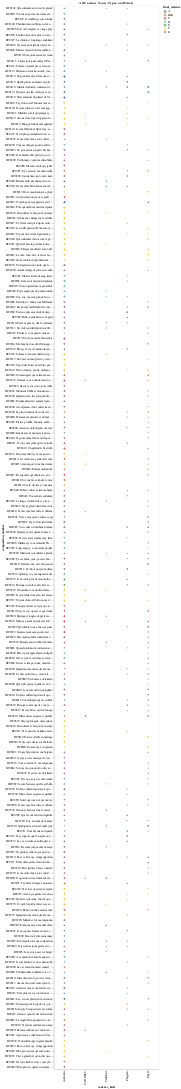

Notebook code cell kept with this figure:
### Markdown cell above
## Distribution of Cadence Tones, Types and Finals for Corpus

### Code cell
# table of pieces with details via hover

tone_diagram = alt.Chart(cadence_data).mark_circle().encode(
    x='cadence_kind',
    y='composition_number',
    color='final_cadence',
    tooltip=['phrase_number', 'cadence_final_tone', 'cadence_kind']
).properties(
    width=400,
    title='All Cadence Tones, Types, and Finals'
)

tone_diagram

### Figure 1 — Vega-Lite specification as saved in the notebook (floating-point values rounded to 4 significant figures; data arrays with more than 128 entries replaced by an {"elided": "..."} marker saying what was removed)
{"config": {"view": {"continuousWidth": 400, "continuousHeight": 300}}, "data": {"name": "data-5ff6d8d6a7539d7efa2f0db2a7035fe8"}, "mark": "circle", "encoding": {"color": {"type": "nominal", "field": "final_cadence"}, "tooltip": [{"type": "nominal", "field": "phrase_number"}, {"type": "nominal", "field": "cadence_final_tone"}, {"type": "nominal", "field": "cadence_kind"}], "x": {"type": "nominal", "field": "cadence_kind"}, "y": {"type": "nominal", "field": "composition_number"}}, "title": "All Cadence Tones, Types, and Finals", "width": 400, "$schema": "https://vega.github.io/schema/vega-lite/v4.8.1.json", "datasets": {"data-5ff6d8d6a7539d7efa2f0db2a7035fe8": {"elided": "1195 records"}}}
